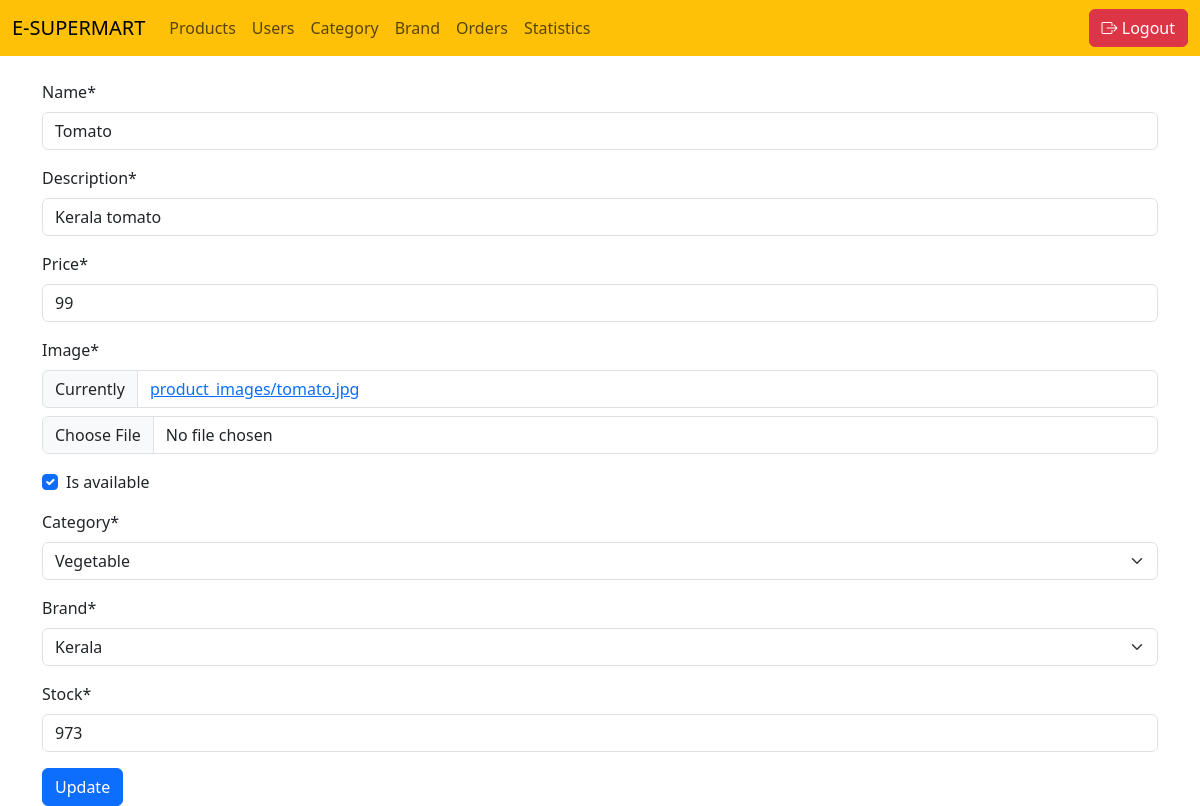
The page /adminpanel/edit_product/19 (signed in) on the database its author committed.
### adminapp/models.py (models this page shows, shortened)
class Product(models.Model):
    name=models.CharField(max_length=50)
    description=models.CharField(max_length=100,null=False)
    price=models.IntegerField(null=False)
    image=models.ImageField(upload_to='product_images',null=False)
    is_available=models.BooleanField(default=True)
    category=models.ForeignKey(Category,on_delete=models.CASCADE,related_name='categories')
    brand=models.ForeignKey(Brand,on_delete=models.CASCADE,related_name='brands')
    created_at=models.DateTimeField(auto_now_add=True)
    stock=models.PositiveIntegerField(default=1)

class Category(models.Model):
    name=models.CharField(max_length=100)
    is_available=models.BooleanField(default=True)
    def __str__(self):
        return self.name

class Brand(models.Model):
    name=models.CharField(max_length=100)
    is_available=models.BooleanField(default=True)
    def __str__(self):
        return self.name

### adminapp/views.py (the view)
    @login_required
    def wrapper(request,*args,**kwargs):
        if not request.user.is_staff:
            return redirect('login_view')
        return fun(request,*args,**kwargs)

### adminapp/forms.py
class Product_form(ModelForm):
    class Meta:
        model=Product
        fields='__all__'

### adminapp/views.py (called while the page is built)
def admin_only(fun):
    @login_required
    def wrapper(request,*args,**kwargs):
        if not request.user.is_staff:
            return redirect('login_view')
        return fun(request,*args,**kwargs)
    return wrapper

@login_required
@admin_only
def admin_edit_product(request,id):
    edit=Product.objects.get(id=id)
    if request.method=='POST':
        edit_product=Product_form(request.POST,request.FILES,instance=edit)
        if edit_product.is_valid():
            edit_product.save()
            return redirect('all_products')
    else:
        edit_product=Product_form(instance=edit)
    return render(request,'admin_edit_product.html',{'form':edit_product})

### adminapp/templates/admin_edit_product.html (shortened to what this page needs)
{% extends "base_page.html" %}
{% load crispy_forms_tags %}
{% block content %}
<form method="POST" enctype="multipart/form-data">
    {{ form|crispy }}
    <button type="submit" class="btn btn-primary">Update</button>
</form>
{% endblock content %}

### rows shown on the page
Product: name "Tomato", description "Kerala tomato", price "99", is_available "☑", category "Vegetable", brand "Kerala", stock "973"
